Frame 1 (no input): blank canvas, image omitted
Frame 60 (the mouse pressed at the canvas centre just before this capture): blank canvas, image omitted
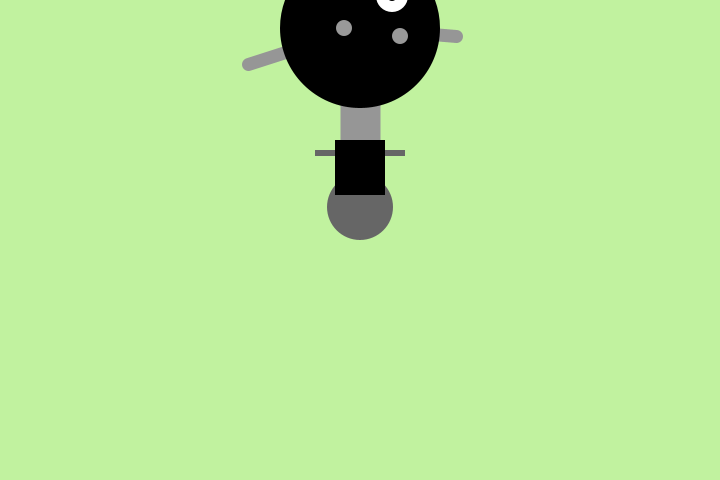
Frame 120 (the mouse held since frame 60 and released just before this capture)

The Processing sketch whose frames 1 and 60 were blank and that drew this single picture after the mouse press (run headless with seeded random() and noise(); from frame 60 on, the mouse is pressed at the canvas centre):

// Processing sketch: processing_56455
// ── processing_56455.pde

int x= 180;
int y= 480;
int bodyHeight = 100; //minimum of 66

int init_neckHeight = 150; // Only change this value
int neckHeight = init_neckHeight;

int radius = 80;
int ny= y - bodyHeight - neckHeight - radius;

void setup()
{
  size(720, 480);
  ellipseMode(RADIUS);
  smooth();
}



void draw()
{
  background(193, 242, 159);
  
  /*if (mousePressed)
  {
    x = x + 20;
  }*/
  

  
 x = mouseX;
 y = mouseY;
  
  ny= y - bodyHeight - neckHeight - radius;
  if (mousePressed)
  {
    neckHeight = neckHeight - 2;
    if (neckHeight < 5)
    {
      neckHeight = 5;
    }
  }
  else if (!mousePressed)
  {
    neckHeight = init_neckHeight;
  }
  
  //Antennae
  stroke(150);
  strokeWeight(radius/6); //Set stroke to thickness of Antennae
  line(x, ny, x-radius*1.4, ny+radius/2.2);     //Left-bottom
  line(x, ny, x, ny-radius*1.5);      //Left-Top
  line(x, ny, x+radius*1.5, ny-radius*1.5);     //Right-Top
  line(x, ny, x+radius*1.2, ny+radius/10);  //Right-bottom
  
  //Neck
  
  stroke(150);//Set stroke to grey
  strokeWeight(radius/2); //Set stroke to thickness of neck
  line(x, y-bodyHeight, x, ny);       //Neck-Line*/
  
  //Body
  noStroke();                                         //Disable Stroke
  fill(102);                                          //Set fill to grey
  ellipse(x, y-33, 33, 33);                        //Antigravity orb
  fill(102);                                            //Set fill to black
  rect(x-45, y-bodyHeight+(bodyHeight/10), 90, 6);//bodyHeight-24);     //Arms
  fill(0);//Set fill to grey
  rect(x-25, y-bodyHeight, 50, bodyHeight-45);                 //Body
  
  
  
  //Head
  fill(0);                                    //Set fill to black
  ellipse(x, ny, radius, radius);    //Head
  fill(255);                                  //Set fill to white
  ellipse(x+radius/2.5, ny-radius/2.5, radius/5, radius/5);                //Large eye
  fill(0);                                    //Set fill to black
  ellipse(x+radius/2.5, ny-radius/2.5, radius/15, radius/15);                  //Pupil
  fill(153);                                  //Set fill to light grey
  ellipse(x-radius/2, ny-radius/2, radius/15, radius/15);                     //Small eye 1
  ellipse(x-radius/5, ny, radius/10, radius/10);                  //Small eye 2
  ellipse(x+radius/2, ny+radius/10, radius/10, radius/10);                  //Small eye 3

}
